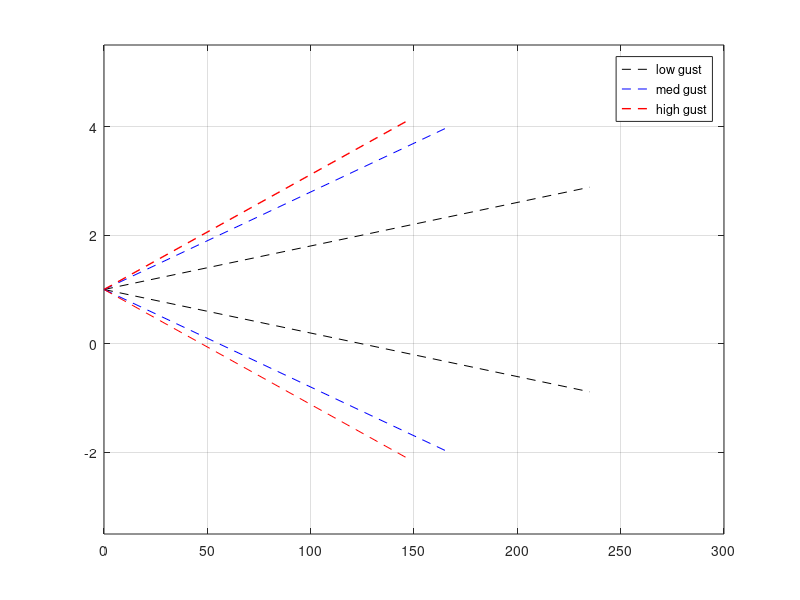

Reproduce this figure in MATLAB.
clc , clear all
%%
rho_h = 0.963*(2.205/(3.28084)^3) ; % in lb/ft^3
rho_sl = 1.225*(2.205/(3.28084)^3) ;
cl_pos_max = 1.337 ; % per radian
cl_neg_max = 0.9329 ; % per radian
weight = 1800*(2.20462262)*9.81*(3.28084) ; % in lb
S_area = 20.9704*(3.28084^2)  ; % m^2 wing span area 
n_pos_max = 3.1 ;
n_neg_max = 1.25 ;
V_pos_stall = sqrt(2*n_pos_max*weight/(rho_h*S_area*cl_pos_max)) ; % ft/s
V_neg_stall = sqrt(2*n_neg_max*weight/(rho_h*S_area*cl_neg_max)) ; % ft/s
V_pos_stall_mph = V_pos_stall/1.466 ; %mph
V_neg_stall_mph = V_neg_stall/1.466 ; %mph
V_cruse = 75*(3.28084) ; %ft/s
V_cruse_mph = 75*(3.28084)/1.466 ; % mph

%% v-n diagram
vel_upto_clmax_mph = linspace(0,V_pos_stall_mph,35);
n_plus_upto_clmax = (1/weight)*(.5*1.466^2*rho_h.*(vel_upto_clmax_mph.^2)*S_area*cl_pos_max) ;
vel_aft_clmax_mph = linspace(V_pos_stall_mph+.01,1.4*V_cruse_mph,40) ;
n_plus_aft_clmax = n_plus_upto_clmax(end).*linspace(1,1,length(vel_aft_clmax_mph));

vel_neg_upto_clmax_mph = linspace(0,V_neg_stall_mph,35);
n_neg_upto_clmax = -(1/weight)*(.5*1.466^2*rho_h.*(vel_neg_upto_clmax_mph.^2)*S_area*cl_neg_max) ;
vel__neg_aft_clmax_mph = linspace(V_neg_stall_mph+.01,1.4*V_cruse_mph,40) ;
n_neg_aft_clmax = n_neg_upto_clmax(end).*linspace(1,1,length(vel__neg_aft_clmax_mph));
%% assembly
n = [n_plus_upto_clmax,n_plus_aft_clmax];
vel = [vel_upto_clmax_mph,vel_aft_clmax_mph] ;
n_neg = [n_neg_upto_clmax,n_neg_aft_clmax] ;
vel_neg = [vel_neg_upto_clmax_mph,vel__neg_aft_clmax_mph] ;
%% ploting
plot(vel,n,'k',vel_neg,n_neg,'b',[vel(end),vel_neg(end)],[n(end),n_neg(end)],'g','linewidth',1'); grid on;
xlabel('\bf V (mph)') ; ylabel('\bf n'); title('v-n diagram');
legend('blue line');

%% adding the corner point in V_n diagram for low mid and high

%%


%% low gust
wgh = 1800*(2.20462262)*9.81*(3.28084) ; % in lb ; % aircraft weight in lbs     
%S_area = 225.7235 ; % wing area in ft^2
%cl_pos_max = 1.337 ; % 
W_F_S = wgh/S_area ;

u_gust = [25, 56, 66] ; % in ft/s   low gust speed considered in upward dirn
V_cruise = 75*(3.28084)  ; % in ft/s cruze speed in right-hori
V_stall = sqrt(2*n_pos_max*wgh/(rho_h*S_area*1.54))  ; %in mph
V_plot = [1.4*V_cruise, V_cruise, 1.1*V_stall] ; 
cl_alpha3d = 4.7163 ; % per radian

Weight = 3968.321 ; % aircraft weight in lbs     
MAC = 5.3117 ; % in ft
W_m_S = Weight/S_area ; %v in lb/ft^2 wing loading

mu_g = (2*W_m_S)/(rho_sl*(0.031081)*MAC*cl_alpha3d) ;
K_g = 0.88*mu_g/(5.3 + mu_g) ;

dn_low = rho_h*(0.031081)*K_g*u_gust(1)*V_plot(1)*cl_alpha3d/(2*W_m_S) ;
dn_med = rho_h*(0.031081)*K_g*u_gust(2)*V_plot(2)*cl_alpha3d/(2*W_m_S) ;
dn_hig = rho_h*(0.031081)*K_g*u_gust(3)*V_plot(3)*cl_alpha3d/(2*W_m_S) ;

dn = [dn_low, dn_med, dn_hig] 
n_gust = [1+dn_low, 1+dn_med, 1+dn_hig] ;
n_neg_gust = [1-dn_low, 1-dn_med, 1-dn_hig] ;
V_plot_mph = (1/1.466).*V_plot ;
figure(1)
plot([0,V_plot_mph(1)],[1, n_gust(1)],'--k',[0,V_plot_mph(2)],[1,n_gust(2)],'--b',[0,V_plot_mph(3)],[1,n_gust(3)],'--r','linewidth',1) ;
grid on ;
hold on;
plot([0,V_plot_mph(1)],[1,n_neg_gust(1)],'--k',[0,V_plot_mph(2)],[1,n_neg_gust(2)],'--b',[0,V_plot_mph(3)],[1,n_neg_gust(3)],'--r') ;
hold off;
legend('low gust','med gust','high gust');
ylim([-3.5,5.5]);
xlim([0,300]);


